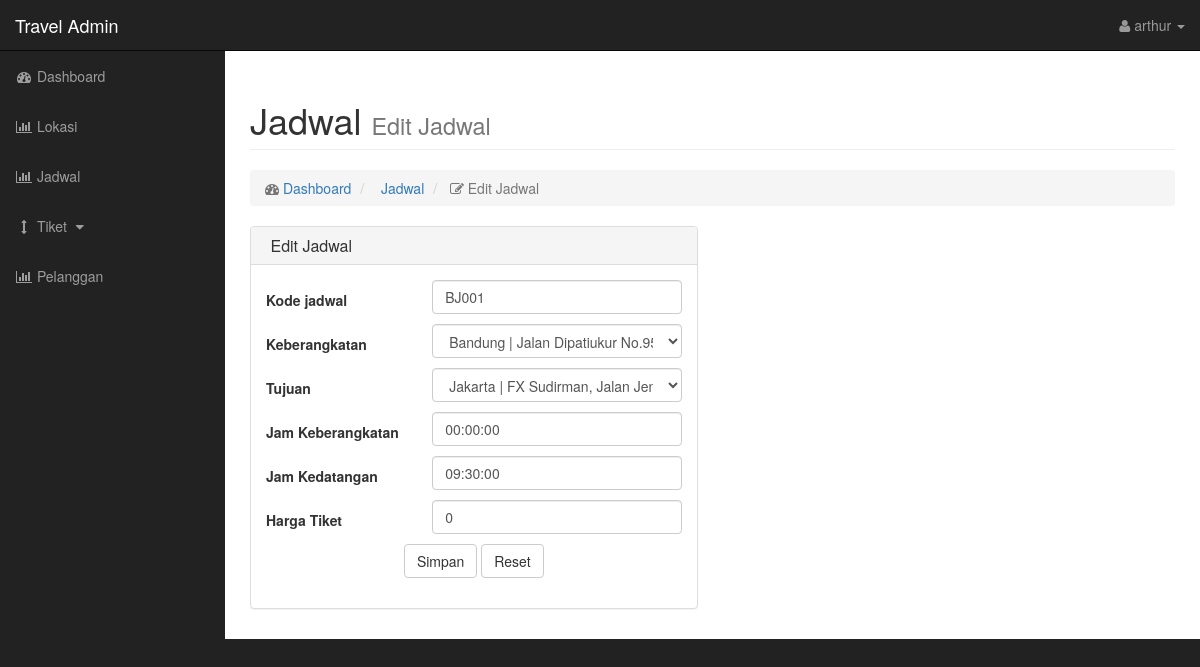
The app's page /admin/edit_jadwal.php?kd=BJ001 (signed in), older data.
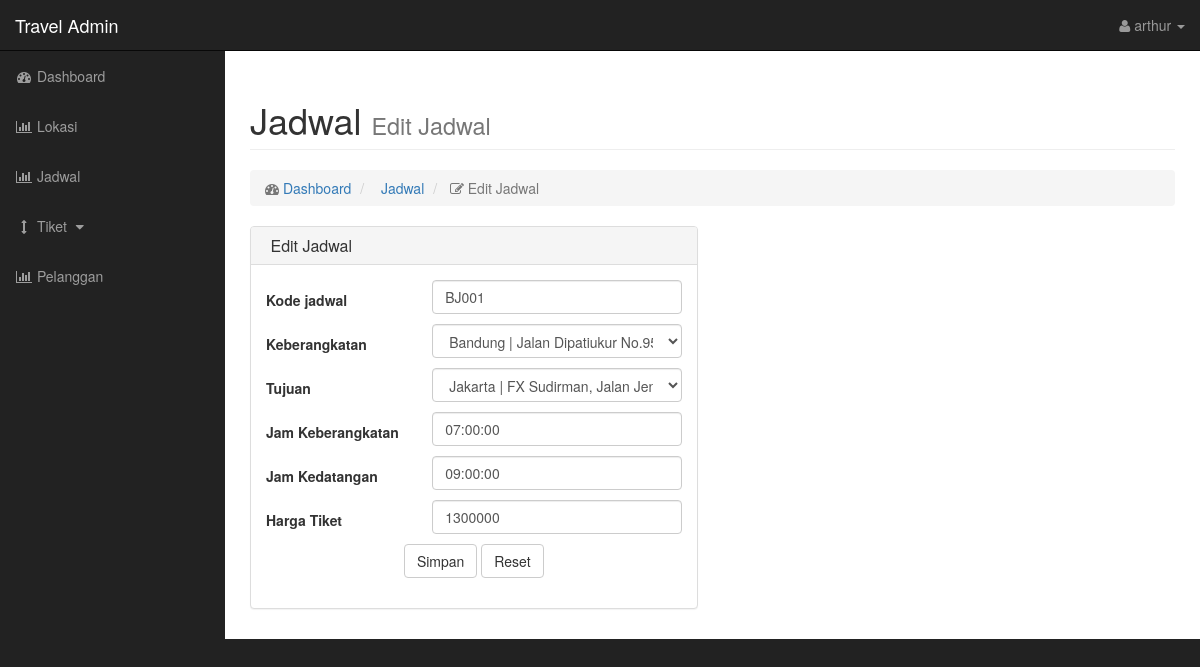
The same page, newer data.
### tables this page shows
CREATE TABLE `jadwal` (
  `kd_jadwal` char(5) NOT NULL,
  `kd_lokasi_asal` char(5) DEFAULT NULL,
  `kd_lokasi_tujuan` char(5) DEFAULT NULL,
  `jam_pergi` time DEFAULT NULL,
  `jam_berangkat` time DEFAULT NULL,
  `harga` int(11) DEFAULT NULL,
  PRIMARY KEY (`kd_jadwal`),
  KEY `fr1` (`kd_lokasi_asal`),
  KEY `fr2` (`kd_lokasi_tujuan`)
);

### admin/edit_jadwal.php (the view, shortened to what the changed rows need)
<!DOCTYPE html>
<html lang="en">
<head>
    <link href="css/bootstrap.min.css" rel="stylesheet">
    <link href="css/sb-admin.css" rel="stylesheet">
    <link href="css/plugins/morris.css" rel="stylesheet">
    <link href="font-awesome/css/font-awesome.min.css" rel="stylesheet" type="text/css">
</head>
<body>
    <div id="wrapper">
        <div id="page-wrapper">
            <div class="container-fluid">
                <div class="row">
                    <div class="col-lg-12">
                        <h1 class="page-header">
                            Jadwal <small>Edit Jadwal</small>
                        </h1>
                    </div>
                </div>
                <div class="row">
                    <div class="col-lg-6">
                        <div class="panel panel-default">
                            <div class="panel-body">
                                <?php
                                    $kd=$_GET['kd'];
                                    $link=koneksi_db();
                                    $sq="SELECT * FROM jadwal WHERE kd_jadwal = '$kd'";
                                    $ress=mysql_query($sq,$link);
                                    $dt=mysql_fetch_array($ress);
                                ?>
                                <form action="index.php" method="POST" role="form">
                                    <div class="form-group">
                                        <table width="100%">
                                            <tr>
                                                <td><input class="form-control" name="kd_jadwal" value="<?php echo "$dt[0]";?>"><p class="help-block"></p></td>
                                            </tr>
                                            <tr>
                                                <td><input class="form-control" name="jam_berangkat" value="<?php echo "$dt[3]";?>"><p class="help-block"></p></td>
                                            </tr>
                                            <tr>
                                                <td><input class="form-control" name="jam_sampai" value="<?php echo "$dt[4]";?>"><p class="help-block"></p></td>
                                            </tr>
                                            <tr>
                                                <td><input class="form-control" name="harga" value="<?php echo "$dt[5]";?>"><p class="help-block"></p></td>
                                            </tr>
                                    </div>
                                </form>
                            </div>
                        </div>
                    </div>
                </div>
            </div>
        </div>
    </div>
</body>
</html>

Row changes from the older to the newer data that the page shows:
changed jadwal "BJ001": jam_berangkat "00:00:00" → "07:00:00"; jam_sampai "09:30:00" → "09:00:00"; harga "0" → "1300000"
